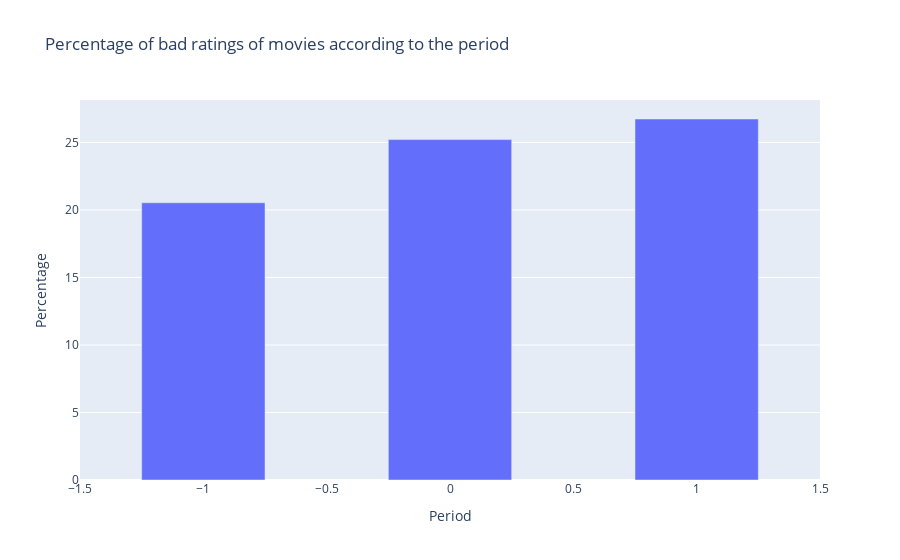

Write notebook code for a chart like this one.
### Code cell
fig = go.Figure(data=go.Bar(x=[-1, 0, 1], y=[bad_before, bad_during, bad_after]))

fig.update_layout(
    title='Percentage of bad ratings of movies according to the period',
    xaxis=dict(title='Period'),
    yaxis=dict(title='Percentage'),
    bargap = 0.5
)

fig.show()

### Figure 1 — Plotly figure (JSON) as saved in the notebook; plotly's stock layout.template omitted (floating-point values rounded to 4 significant figures)
{"data": [{"type": "bar", "x": [-1, 0, 1], "y": [20.53, 25.21, 26.74]}], "layout": {"bargap": 0.5, "title": {"text": "Percentage of bad ratings of movies according to the period"}, "xaxis": {"title": {"text": "Period"}}, "yaxis": {"title": {"text": "Percentage"}}}}
